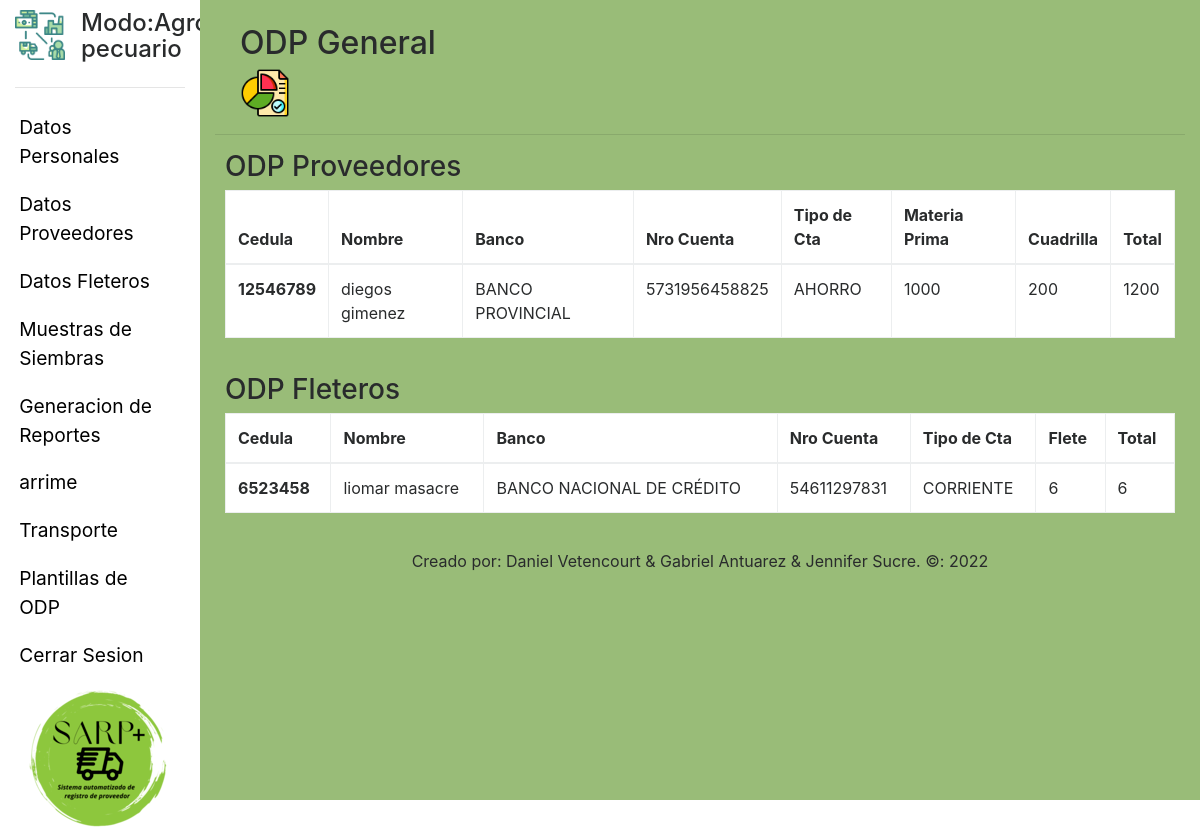
/SARP/views/agropecuaria/ODPgeneral.php (signed in), run on an earlier commit of the app's database.
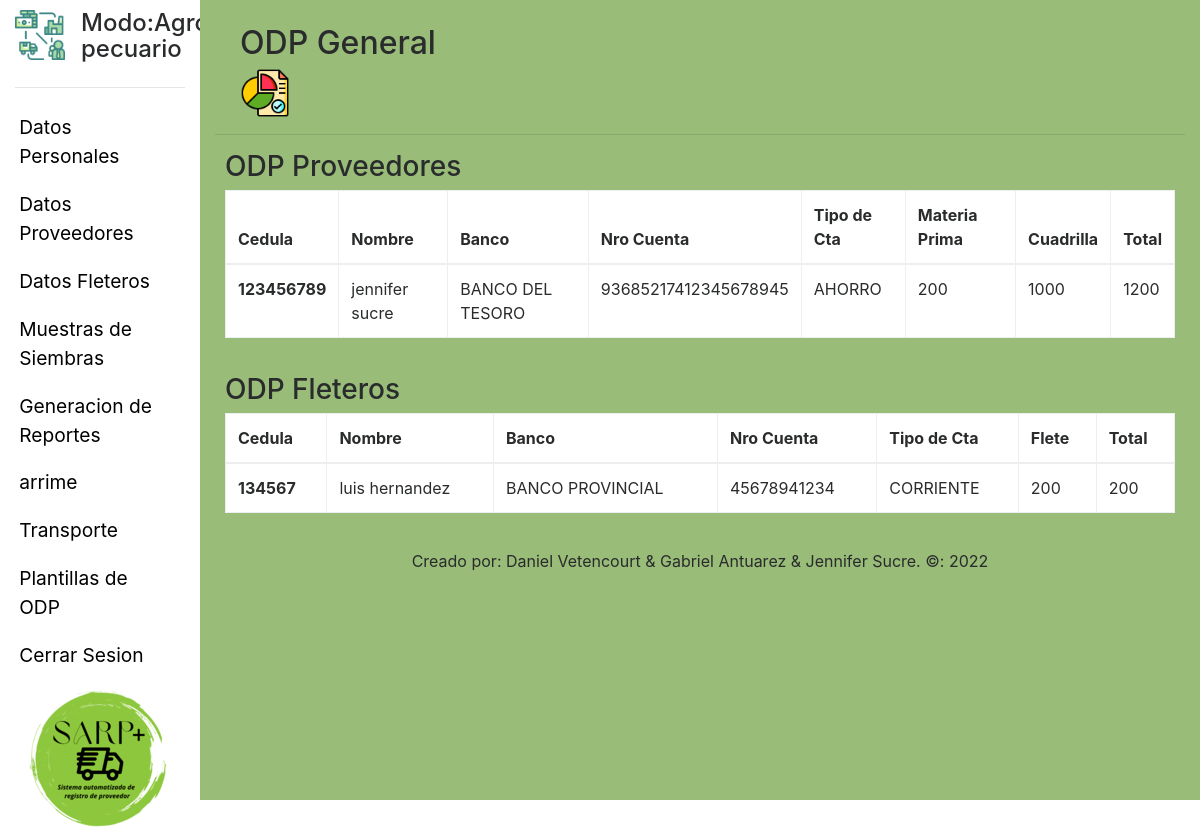
And on a later commit of the database.
### tables this page shows
CREATE TABLE `tarifas` (
  `ID_Tarifa` int(11) NOT NULL AUTO_INCREMENT,
  `Pago_Flete` float NOT NULL,
  `Pago_MP` float NOT NULL,
  `Pago_Cuadrilla` float NOT NULL,
  `ID_Solicitud_Proveedor` int(11) DEFAULT NULL,
  PRIMARY KEY (`ID_Tarifa`),
  KEY `fr_key_SP` (`ID_Solicitud_Proveedor`),
  CONSTRAINT `fr_key_SP` FOREIGN KEY (`ID_Solicitud_Proveedor`) REFERENCES `solicitud_proveedor` (`ID_Solicitud_Proveedor`)
);

CREATE TABLE `usuario` (
  `ID_Usuario` int(11) NOT NULL AUTO_INCREMENT,
  `tipo_Usuario` int(11) DEFAULT NULL,
  `Password` varchar(200) NOT NULL,
  `Nombre` varchar(20) DEFAULT '',
  `Apellido` varchar(20) DEFAULT '',
  `Cedula` varchar(10) DEFAULT '',
  `Telefono` varchar(20) DEFAULT '',
  `Email` varchar(30) DEFAULT '',
  `Direccion` varchar(50) DEFAULT '',
  `RIF` varchar(12) DEFAULT '',
  `Banco_P` varchar(30) DEFAULT '',
  `Cuenta_P` varchar(20) DEFAULT '',
  `TipoCuenta_P` varchar(10) DEFAULT '',
  `Banco_A` varchar(30) DEFAULT '',
  `Cuenta_A` varchar(20) DEFAULT '',
  `TipoCuenta_A` varchar(10) DEFAULT '',
  `Nombre_A` varchar(20) DEFAULT '',
  `Apellido_A` varchar(20) DEFAULT NULL,
  `Pregunta` varchar(50) NOT NULL,
  `Respuesta` varchar(50) NOT NULL,
  PRIMARY KEY (`ID_Usuario`)
);

### SARP/views/agropecuaria/ODPgeneral.php (the view, shortened to what the changed rows need)
<?php
    include('../templates/headFletero.php');
    $connection = Connection::getInstance();
    $con = $connection->getConnection();
    $result = $con->query("SELECT *
    FROM
    tarifas
    INNER JOIN solicitud_proveedor ON tarifas.ID_Solicitud_Proveedor = solicitud_proveedor.ID_Solicitud_Proveedor
    INNER JOIN siembras ON solicitud_proveedor.ID_Siembra = siembras.ID_Siembra
    INNER JOIN usuario ON siembras.ID_Proveedor = usuario.ID_Usuario
    ");
    $fletero = $con->query("SELECT *
    FROM
    tarifas
    INNER JOIN solicitud_proveedor ON tarifas.ID_Solicitud_Proveedor = solicitud_proveedor.ID_Solicitud_Proveedor
    INNER JOIN solicitud_fletero ON solicitud_proveedor.ID_Solicitud_Fletero = solicitud_fletero.ID_Solicitud_Fletero
    INNER JOIN camiones ON solicitud_fletero.Placa = camiones.Placa
    INNER JOIN usuario ON camiones.ID_Fleteros = usuario.ID_Usuario");
?>
<body>
    <div class="container-fluid">
        <div class="row">
                <div class="col-xl-10 col-lg-9 col-md-8 col-sm-12 col-12" style="background-color: #99BC78; height: 100vh; overflow-y: scroll;">
                    <div class="contenidoInterno" style="padding-top: 25px;">
                        <header class="row" style="margin-left: 10px;">
                            <div class=" col-md-6 col-sm-12 ">
                                <h2>ODP General</h2>
                            </div>
                        </header>
                        <div class="row" style="margin-left: 10px; margin-right: 10px; margin-bottom: 20px;">
                            <table class=" table  table-bordered" style="background-color: white;">
                                <thead>
                                    <tr>
                                    <th scope="col">Cedula</th>
                                    <th scope="col">Nombre</th>
                                    <th scope="col">Banco</th>
                                    <th scope="col">Nro Cuenta</th>
                                    <th scope="col">Tipo de Cta</th>
                                    <th scope="col">Materia Prima</th>
                                    <th scope="col">Cuadrilla</th>
                                    <th scope="col">Total</th>
                                    </tr>
                                </thead>
                                <tbody>
                                <?php
                                    while($row = $result->fetch_object()){
                                        $total = $row->Pago_Cuadrilla+$row->Pago_MP;
                                        echo "<tr>";
                                        echo "<th scope='row'>$row->Cedula</th>";
                                        echo "<td>$row->Nombre $row->Apellido</td>";
                                        echo "<td>$row->Banco_P</td>";
                                        echo "<td>$row->Cuenta_P</td>";
                                        echo "<td>$row->TipoCuenta_P</td>";
                                        echo "<td>$row->Pago_MP</td>";
                                        echo "<td>$row->Pago_Cuadrilla</td>";
                                        echo "<td> $total</td>";
                                        echo "</tr>";
                                    }
                                ?>
                                </tbody>
                            </table>
                        </div>
                        <div class="row" style="margin-left: 10px;  margin-right: 10px; margin-bottom: 20px;">
                            <table class=" table  table-bordered" style="background-color: white;">
                                <thead>
                                <tr>
                                    <th scope="col">Cedula</th>
                                    <th scope="col">Nombre</th>
                                    <th scope="col">Banco</th>
                                    <th scope="col">Nro Cuenta</th>
                                    <th scope="col">Tipo de Cta</th>
                                    <th scope="col">Flete</th>
                                    <th scope="col">Total</th>
                                    </tr>
                                </thead>
                                <tbody>
                                <?php
                                    while($row = $fletero->fetch_object()){
                                        echo "<tr>";
                                        echo "<th scope='row'>$row->Cedula</th>";
                                        echo "<td>$row->Nombre $row->Apellido</td>";
                                        echo "<td>$row->Banco_P</td>";
                                        echo "<td>$row->Cuenta_P</td>";
                                        echo "<td>$row->TipoCuenta_P</td>";
                                        echo "<td>$row->Pago_Flete</td>";
                                        echo "<td> $row->Pago_Flete </td>";
                                        echo "</tr>";
                                    }
                                ?>
                                </tbody>
                            </table>
                        </div>
<?php
    include ("../templates/footerFletero.php")
?>

What changed in the data, as far as the page shows it:
removed tarifas: usuario.Cedula "12546789", usuario.Nombre "diegos", usuario.Apellido "gimenez", usuario.Banco_P "BANCO PROVINCIAL", usuario.Cuenta_P "5731956458825", usuario.TipoCuenta_P "AHORRO", Pago_MP "1000", Pago_Cuadrilla "200", total "1200", usuario.Cedula "6523458", usuario.Nombre "liomar", usuario.Apellido "masacre", usuario.Banco_P "BANCO NACIONAL DE CRÉDITO", usuario.Cuenta_P "54611297831", usuario.TipoCuenta_P "CORRIENTE", Pago_Flete "6"
added tarifas: usuario.Cedula "123456789", usuario.Nombre "jennifer", usuario.Apellido "sucre", usuario.Banco_P "BANCO DEL TESORO", usuario.Cuenta_P "93685217412345678945", usuario.TipoCuenta_P "AHORRO", Pago_MP "200", Pago_Cuadrilla "1000", total "1200", usuario.Cedula "134567", usuario.Nombre "luis", usuario.Apellido "hernandez", usuario.Banco_P "BANCO PROVINCIAL", usuario.Cuenta_P "45678941234", usuario.TipoCuenta_P "CORRIENTE", Pago_Flete "200"
